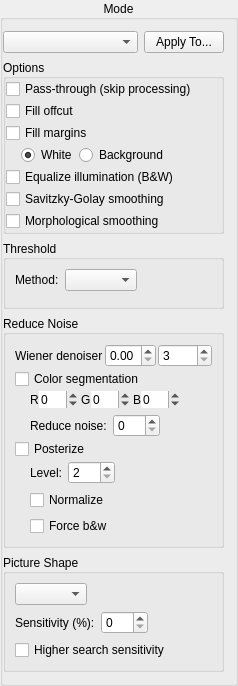
    <widget class="CollapsibleGroupBox" name="modePanel">
     <property name="title">
      <string>Mode</string>
     </property>
     <property name="alignment">
      <set>Qt::AlignCenter</set>
     </property>
     <property name="flat">
      <bool>false</bool>
     </property>
     <property name="checkable">
      <bool>false</bool>
     </property>
     <layout class="QVBoxLayout" name="verticalLayout_6">
      <property name="leftMargin">
       <number>0</number>
      </property>
      <item>
       <layout class="QHBoxLayout" name="modeAndApplyLayout">
        <item>
         <widget class="QComboBox" name="colorModeSelector">
          <property name="sizePolicy">
           <sizepolicy hsizetype="Preferred" vsizetype="Fixed">
            <horstretch>1</horstretch>
            <verstretch>0</verstretch>
           </sizepolicy>
          </property>
         </widget>
        </item>
        <item>
         <widget class="QPushButton" name="applyColorsButton">
          <property name="sizePolicy">
           <sizepolicy hsizetype="Minimum" vsizetype="Fixed">
            <horstretch>0</horstretch>
            <verstretch>0</verstretch>
           </sizepolicy>
          </property>
          <property name="text">
           <string>Apply To...</string>
          </property>
         </widget>
        </item>
       </layout>
      </item>
      <item>
       <widget class="CollapsibleGroupBox" name="commonOptions">
        <property name="styleSheet">
         <string notr="true"/>
        </property>
        <property name="title">
         <string>Options</string>
        </property>
        <property name="alignment">
         <set>Qt::AlignLeading|Qt::AlignLeft|Qt::AlignVCenter</set>
        </property>
        <layout class="QVBoxLayout" name="optionsVLayout">
         <property name="spacing">
          <number>2</number>
         </property>
         <property name="leftMargin">
          <number>0</number>
         </property>
         <property name="topMargin">
          <number>0</number>
         </property>
         <property name="rightMargin">
          <number>0</number>
         </property>
         <property name="bottomMargin">
          <number>0</number>
         </property>
           <item>
            <widget class="QCheckBox" name="passThroughCheckBox">
             <property name="toolTip">
              <string>Skip heavy processing (binarization, despeckling, dewarping). Adjustments (brightness/contrast) still apply. Applies to all selected pages.</string>
             </property>
             <property name="text">
              <string>Pass-through (skip processing)</string>
             </property>
            </widget>
           </item>
           <item>
            <widget class="QCheckBox" name="fillOffcutCB">
             <property name="text">
              <string>Fill offcut</string>
             </property>
            </widget>
           </item>
           <item>
            <widget class="QCheckBox" name="fillMarginsCB">
             <property name="text">
              <string>Fill margins</string>
             </property>
            </widget>
           </item>
           <item>
            <layout class="QHBoxLayout" name="fillColorLayout">
             <property name="leftMargin">
              <number>15</number>
             </property>
             <item>
              <widget class="QRadioButton" name="fillWhiteRB">
               <property name="text">
                <string>White</string>
               </property>
               <property name="checked">
                <bool>true</bool>
               </property>
              </widget>
             </item>
             <item>
              <widget class="QRadioButton" name="fillBackgroundRB">
               <property name="text">
                <string>Background</string>
               </property>
              </widget>
             </item>
             <item>
              <spacer name="fillColorSpacer">
               <property name="orientation">
                <enum>Qt::Horizontal</enum>
               </property>
               <property name="sizeHint" stdset="0">
                <size>
                 <width>1</width>
                 <height>1</height>
                </size>
               </property>
              </spacer>
             </item>
            </layout>
           </item>
           <item>
            <widget class="QCheckBox" name="equalizeIlluminationCB">
             <property name="toolTip">
              <string>Normalize illumination before binarization.</string>
             </property>
             <property name="text">
              <string>Equalize illumination (B&amp;&amp;W)</string>
             </property>
            </widget>
           </item>
           <item>
            <widget class="QCheckBox" name="savitzkyGolaySmoothingCB">
             <property name="text">
              <string>Savitzky-Golay smoothing</string>
             </property>
            </widget>
           </item>
           <item>
            <widget class="QCheckBox" name="morphologicalSmoothingCB">
             <property name="text">
              <string>Morphological smoothing</string>
             </property>
            </widget>
           </item>
        </layout>
       </widget>
      </item>
      <item>
       <widget class="CollapsibleGroupBox" name="thresholdOptions">
        <property name="title">
         <string>Threshold</string>
        </property>
        <property name="alignment">
         <set>Qt::AlignLeading|Qt::AlignLeft|Qt::AlignVCenter</set>
        </property>
        <property name="flat">
         <bool>false</bool>
        </property>
        <layout class="QVBoxLayout" name="verticalLayout_11">
         <item>
          <layout class="QHBoxLayout" name="horizontalLayout_22">
           <item>
            <widget class="QLabel" name="thresholMethodLabel">
             <property name="text">
              <string>Method:</string>
             </property>
            </widget>
           </item>
           <item>
            <widget class="QComboBox" name="thresholdMethodBox"/>
           </item>
           <item>
            <spacer name="horizontalSpacer_41">
             <property name="orientation">
              <enum>Qt::Horizontal</enum>
             </property>
             <property name="sizeHint" stdset="0">
              <size>
               <width>1</width>
               <height>1</height>
              </size>
             </property>
            </spacer>
           </item>
          </layout>
         </item>
         <item>
          <widget class="QStackedWidget" name="binarizationOptions">
           <property name="currentIndex">
            <number>1</number>
           </property>
           <widget class="QWidget" name="page"/>
           <widget class="QWidget" name="page_2"/>
          </widget>
         </item>
        </layout>
       </widget>
      </item>
      <item>
       <widget class="CollapsibleGroupBox" name="colorOperationsOptions">
        <property name="styleSheet">
         <string notr="true"/>
        </property>
        <property name="title">
         <string>Reduce Noise</string>
        </property>
        <property name="alignment">
         <set>Qt::AlignLeading|Qt::AlignLeft|Qt::AlignVCenter</set>
        </property>
        <layout class="QVBoxLayout" name="colorOpsVLayout">
         <property name="spacing">
          <number>2</number>
         </property>
           <item>
            <layout class="QGridLayout" name="filterColorOptions">
             <item row="0" column="0">
              <widget class="QLabel" name="wienerLabel">
               <property name="text">
                <string>Wiener denoiser</string>
               </property>
              </widget>
             </item>
             <item row="0" column="1">
              <widget class="QDoubleSpinBox" name="wienerCoef">
               <property name="toolTip">
                <string>Value is 0.0 .. 1.0..</string>
               </property>
               <property name="minimum">
                <double>0.0</double>
               </property>
               <property name="maximum">
                <double>1.0</double>
               </property>
               <property name="singleStep">
                <double>0.01</double>
               </property>
              </widget>
             </item>
             <item row="0" column="2">
              <widget class="QSpinBox" name="wienerWindowSize">
               <property name="toolTip">
                <string>The dimensions of a pixel neighborhood to consider.</string>
               </property>
               <property name="minimum">
                <number>3</number>
               </property>
               <property name="maximum">
                <number>9999</number>
               </property>
              </widget>
             </item>
            </layout>
           </item>
           <item>
            <widget class="QCheckBox" name="colorSegmentationCB">
             <property name="toolTip">
              <string>Split the image into color segments and colorize b&amp;w mask.</string>
             </property>
             <property name="statusTip">
              <string/>
             </property>
             <property name="text">
              <string>Color segmentation</string>
             </property>
            </widget>
           </item>
           <item>
            <widget class="QWidget" name="segmenterOptionsWidget" native="true">
             <layout class="QVBoxLayout" name="verticalLayout_19">
              <property name="leftMargin">
               <number>0</number>
              </property>
              <property name="topMargin">
               <number>0</number>
              </property>
              <property name="rightMargin">
               <number>0</number>
              </property>
              <property name="bottomMargin">
               <number>0</number>
              </property>
              <item>
               <layout class="QHBoxLayout" name="horizontalLayout_27">
                <property name="spacing">
                 <number>0</number>
                </property>
                <item>
                 <spacer name="horizontalSpacer_56">
                  <property name="orientation">
                   <enum>Qt::Horizontal</enum>
                  </property>
                  <property name="sizeType">
                   <enum>QSizePolicy::Minimum</enum>
                  </property>
                  <property name="sizeHint" stdset="0">
                   <size>
                    <width>15</width>
                    <height>1</height>
                   </size>
                  </property>
                 </spacer>
                </item>
                <item>
                 <widget class="QLabel" name="rLabel">
                  <property name="text">
                   <string>R</string>
                  </property>
                  <property name="margin">
                   <number>1</number>
                  </property>
                  <property name="indent">
                   <number>0</number>
                  </property>
                 </widget>
                </item>
                <item>
                 <widget class="QSpinBox" name="redAdjustmentSB">
                  <property name="toolTip">
                   <string>Red component adjustment. A negative value means the segmenter will be more sensitive to red and vice versa for a positive one.</string>
                  </property>
                  <property name="frame">
                   <bool>false</bool>
                  </property>
                  <property name="alignment">
                   <set>Qt::AlignLeading|Qt::AlignLeft|Qt::AlignVCenter</set>
                  </property>
                  <property name="minimum">
                   <number>-99</number>
                  </property>
                  <property name="maximum">
                   <number>99</number>
                  </property>
                  <property name="value">
                   <number>0</number>
                  </property>
                 </widget>
                </item>
                <item>
                 <widget class="QLabel" name="gLabel">
                  <property name="text">
                   <string>G</string>
                  </property>
                  <property name="margin">
                   <number>1</number>
                  </property>
                  <property name="indent">
                   <number>3</number>
                  </property>
                 </widget>
                </item>
                <item>
                 <widget class="QSpinBox" name="greenAdjustmentSB">
                  <property name="toolTip">
                   <string>Green component adjustment. A negative value means the segmenter will be more sensitive to green and vice versa for a positive one.</string>
                  </property>
                  <property name="frame">
                   <bool>false</bool>
                  </property>
                  <property name="alignment">
                   <set>Qt::AlignLeading|Qt::AlignLeft|Qt::AlignVCenter</set>
                  </property>
                  <property name="minimum">
                   <number>-99</number>
                  </property>
                  <property name="maximum">
                   <number>99</number>
                  </property>
                  <property name="value">
                   <number>0</number>
                  </property>
                 </widget>
                </item>
                <item>
                 <widget class="QLabel" name="bLabel">
                  <property name="text">
                   <string>B</string>
                  </property>
                  <property name="margin">
                   <number>1</number>
                  </property>
                  <property name="indent">
                   <number>3</number>
                  </property>
                 </widget>
                </item>
                <item>
                 <widget class="QSpinBox" name="blueAdjustmentSB">
                  <property name="toolTip">
                   <string>Blue component adjustment. A negative value means the segmenter will be more sensitive to blue and vice versa for a positive one.</string>
                  </property>
                  <property name="frame">
                   <bool>false</bool>
                  </property>
                  <property name="alignment">
                   <set>Qt::AlignLeading|Qt::AlignLeft|Qt::AlignVCenter</set>
                  </property>
                  <property name="minimum">
                   <number>-99</number>
                  </property>
                  <property name="maximum">
                   <number>99</number>
                  </property>
                  <property name="value">
                   <number>0</number>
                  </property>
                 </widget>
                </item>
                <item>
                 <spacer name="horizontalSpacer_57">
                  <property name="orientation">
                   <enum>Qt::Horizontal</enum>
                  </property>
                  <property name="sizeHint" stdset="0">
                   <size>
                    <width>1</width>
                    <height>1</height>
                   </size>
                  </property>
                 </spacer>
                </item>
               </layout>
              </item>
              <item>
               <layout class="QHBoxLayout" name="horizontalLayout_28">
                <item>
                 <spacer name="horizontalSpacer_58">
                  <property name="orientation">
                   <enum>Qt::Horizontal</enum>
                  </property>
                  <property name="sizeType">
                   <enum>QSizePolicy::Minimum</enum>
                  </property>
                  <property name="sizeHint" stdset="0">
                   <size>
                    <width>15</width>
                    <height>1</height>
                   </size>
                  </property>
                 </spacer>
                </item>
                <item>
                 <widget class="QLabel" name="reduceNoiseLabel">
                  <property name="text">
                   <string>Reduce noise:</string>
                  </property>
                 </widget>
                </item>
                <item>
                 <widget class="QSpinBox" name="reduceNoiseSB">
                  <property name="toolTip">
                   <string/>
                  </property>
                  <property name="frame">
                   <bool>true</bool>
                  </property>
                  <property name="alignment">
                   <set>Qt::AlignLeading|Qt::AlignLeft|Qt::AlignVCenter</set>
                  </property>
                  <property name="minimum">
                   <number>0</number>
                  </property>
                  <property name="maximum">
                   <number>999</number>
                  </property>
                  <property name="value">
                   <number>0</number>
                  </property>
                 </widget>
                </item>
                <item>
                 <spacer name="horizontalSpacer_59">
                  <property name="orientation">
                   <enum>Qt::Horizontal</enum>
                  </property>
                  <property name="sizeHint" stdset="0">
                   <size>
                    <width>1</width>
                    <height>1</height>
                   </size>
                  </property>
                 </spacer>
                </item>
               </layout>
              </item>
             </layout>
            </widget>
           </item>
           <item>
            <widget class="QCheckBox" name="posterizeCB">
             <property name="toolTip">
              <string>Reduce the number of colors of the output image by grouping similar colors.</string>
             </property>
             <property name="statusTip">
              <string/>
             </property>
             <property name="text">
              <string>Posterize</string>
             </property>
            </widget>
           </item>
           <item>
            <widget class="QWidget" name="posterizeOptionsWidget" native="true">
             <layout class="QVBoxLayout" name="verticalLayout_15">
              <property name="leftMargin">
               <number>0</number>
              </property>
              <property name="topMargin">
               <number>0</number>
              </property>
              <property name="rightMargin">
               <number>0</number>
              </property>
              <property name="bottomMargin">
               <number>0</number>
              </property>
              <item>
               <layout class="QHBoxLayout" name="horizontalLayout_17">
                <property name="topMargin">
                 <number>0</number>
                </property>
                <item>
                 <spacer name="horizontalSpacer_32">
                  <property name="orientation">
                   <enum>Qt::Horizontal</enum>
                  </property>
                  <property name="sizeType">
                   <enum>QSizePolicy::Minimum</enum>
                  </property>
                  <property name="sizeHint" stdset="0">
                   <size>
                    <width>15</width>
                    <height>1</height>
                   </size>
                  </property>
                 </spacer>
                </item>
                <item>
                 <widget class="QLabel" name="posterizeLevelLabel">
                  <property name="text">
                   <string>Level:</string>
                  </property>
                 </widget>
                </item>
                <item>
                 <widget class="QSpinBox" name="posterizeLevelSB">
                  <property name="toolTip">
                   <string>Lower value means lower count of colors in the output image, values between 2 and 6 inclusive guarantee an indexed image.</string>
                  </property>
                  <property name="frame">
                   <bool>true</bool>
                  </property>
                  <property name="alignment">
                   <set>Qt::AlignLeading|Qt::AlignLeft|Qt::AlignVCenter</set>
                  </property>
                  <property name="minimum">
                   <number>2</number>
                  </property>
                  <property name="maximum">
                   <number>255</number>
                  </property>
                 </widget>
                </item>
                <item>
                 <spacer name="horizontalSpacer_33">
                  <property name="orientation">
                   <enum>Qt::Horizontal</enum>
                  </property>
                  <property name="sizeHint" stdset="0">
                   <size>
                    <width>1</width>
                    <height>1</height>
                   </size>
                  </property>
                 </spacer>
                </item>
               </layout>
              </item>
              <item>
               <layout class="QHBoxLayout" name="horizontalLayout_19">
                <property name="topMargin">
                 <number>0</number>
                </property>
                <item>
                 <spacer name="horizontalSpacer_36">
                  <property name="orientation">
                   <enum>Qt::Horizontal</enum>
                  </property>
                  <property name="sizeType">
                   <enum>QSizePolicy::Minimum</enum>
                  </property>
                  <property name="sizeHint" stdset="0">
                   <size>
                    <width>15</width>
                    <height>1</height>
                   </size>
                  </property>
                 </spacer>
                </item>
                <item>
                 <widget class="QCheckBox" name="posterizeNormalizationCB">
                  <property name="toolTip">
                   <string/>
                  </property>
                  <property name="statusTip">
                   <string/>
                  </property>
                  <property name="text">
                   <string>Normalize</string>
                  </property>
                 </widget>
                </item>
                <item>
                 <spacer name="horizontalSpacer_37">
                  <property name="orientation">
                   <enum>Qt::Horizontal</enum>
                  </property>
                  <property name="sizeHint" stdset="0">
                   <size>
                    <width>1</width>
                    <height>1</height>
                   </size>
                  </property>
                 </spacer>
                </item>
               </layout>
              </item>
              <item>
               <layout class="QHBoxLayout" name="horizontalLayout_18">
                <property name="topMargin">
                 <number>0</number>
                </property>
                <item>
                 <spacer name="horizontalSpacer_34">
                  <property name="orientation">
                   <enum>Qt::Horizontal</enum>
                  </property>
                  <property name="sizeType">
                   <enum>QSizePolicy::Minimum</enum>
                  </property>
                  <property name="sizeHint" stdset="0">
                   <size>
                    <width>15</width>
                    <height>1</height>
                   </size>
                  </property>
                 </spacer>
                </item>
                <item>
                 <widget class="QCheckBox" name="posterizeForceBwCB">
                  <property name="toolTip">
                   <string>Applies only when Posterize is enabled.</string>
                  </property>
                  <property name="statusTip">
                   <string/>
                  </property>
                  <property name="text">
                   <string>Force b&amp;&amp;w</string>
                  </property>
                 </widget>
                </item>
                <item>
                 <spacer name="horizontalSpacer_35">
                  <property name="orientation">
                   <enum>Qt::Horizontal</enum>
                  </property>
                  <property name="sizeHint" stdset="0">
                   <size>
                    <width>1</width>
                    <height>1</height>
                   </size>
                  </property>
                 </spacer>
                </item>
               </layout>
              </item>
             </layout>
            </widget>
           </item>
        </layout>
       </widget>
      </item>
      <item>
       <widget class="CollapsibleGroupBox" name="pictureShapeOptions">
        <property name="title">
         <string>Picture Shape</string>
        </property>
        <property name="alignment">
         <set>Qt::AlignLeading|Qt::AlignLeft|Qt::AlignVCenter</set>
        </property>
        <layout class="QVBoxLayout" name="verticalLayout_4">
         <item>
          <layout class="QHBoxLayout" name="horizontalLayout_13">
           <item>
            <widget class="QComboBox" name="pictureShapeSelector"/>
           </item>
           <item>
            <spacer name="horizontalSpacer_24">
             <property name="orientation">
              <enum>Qt::Horizontal</enum>
             </property>
             <property name="sizeHint" stdset="0">
              <size>
               <width>1</width>
               <height>1</height>
              </size>
             </property>
            </spacer>
           </item>
          </layout>
         </item>
         <item>
          <widget class="QWidget" name="pictureShapeSensitivityOptions" native="true">
           <layout class="QHBoxLayout" name="horizontalLayout_14">
            <property name="leftMargin">
             <number>0</number>
            </property>
            <property name="topMargin">
             <number>0</number>
            </property>
            <property name="rightMargin">
             <number>0</number>
            </property>
            <property name="bottomMargin">
             <number>0</number>
            </property>
            <item>
             <widget class="QLabel" name="pictureShapeSensitivityLabel">
              <property name="text">
               <string>Sensitivity (%):</string>
              </property>
             </widget>
            </item>
            <item>
             <widget class="QSpinBox" name="pictureShapeSensitivitySB">
              <property name="frame">
               <bool>true</bool>
              </property>
              <property name="minimum">
               <number>0</number>
              </property>
              <property name="maximum">
               <number>100</number>
              </property>
             </widget>
            </item>
            <item>
             <spacer name="horizontalSpacer_28">
              <property name="orientation">
               <enum>Qt::Horizontal</enum>
              </property>
              <property name="sizeHint" stdset="0">
               <size>
                <width>1</width>
                <height>1</height>
               </size>
              </property>
             </spacer>
            </item>
           </layout>
          </widget>
         </item>
         <item>
            <widget class="QCheckBox" name="higherSearchSensitivityCB">
             <property name="text">
              <string>Higher search sensitivity</string>
             </property>
            </widget>
         </item>
        </layout>
       </widget>
      </item>
     </layout>
    </widget>
